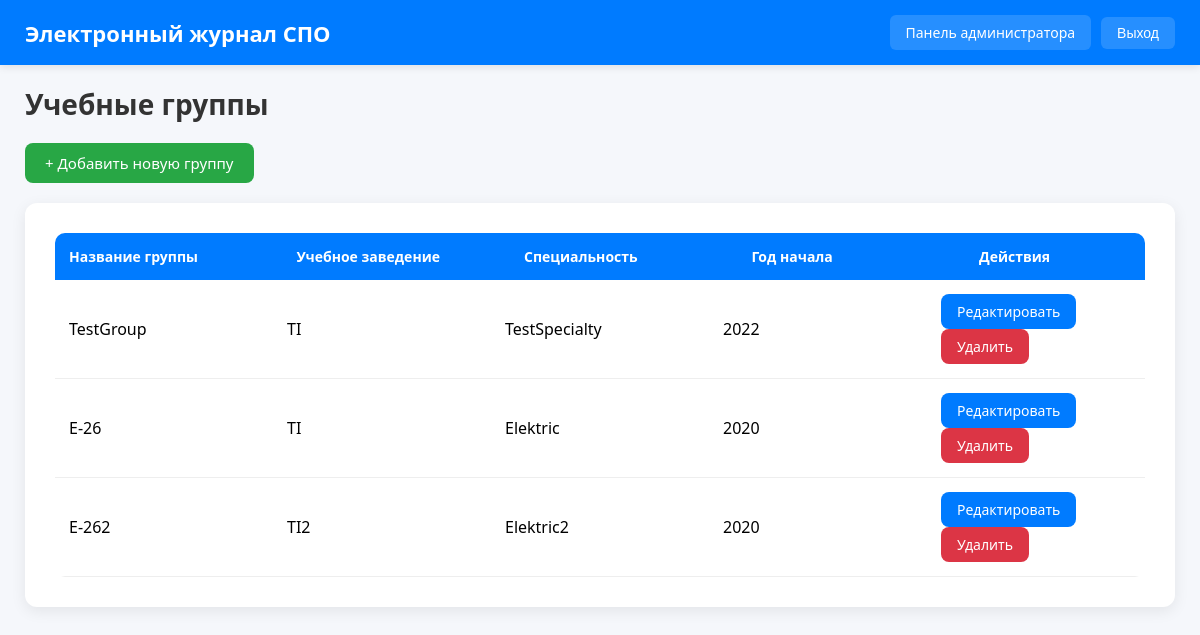
/admin-panel/groups/ (signed in), run on the app's committed database.
### students/models.py (models this page shows, shortened)
class Group(models.Model):
    institution = models.ForeignKey(Institution, on_delete=models.CASCADE, related_name="groups", verbose_name="Учебное заведение")
    name = models.CharField(max_length=100, verbose_name="Название группы")
    specialty = models.CharField(max_length=200, verbose_name="Специальность")
    start_year = models.IntegerField(verbose_name="Год начала обучения")
    is_active = models.BooleanField(default=True, verbose_name="Активна")
    class Meta:
        verbose_name = "Группа"
        verbose_name_plural = "Группы"

class Institution(models.Model):
    name = models.CharField(max_length=200, verbose_name="Полное название учебного заведения")
    short_name = models.CharField(max_length=100, verbose_name="Короткое название")
    address = models.TextField(blank=True, verbose_name="Адрес")
    director = models.CharField(max_length=150, blank=True, verbose_name="Директор")
    class Meta:
        verbose_name = "Учебное заведение"
        verbose_name_plural = "Учебные заведения"

### journal/views.py (the view)
# urls.py: path('admin-panel/groups/', group_list, name='group_list'),
@login_required
def group_list(request):
    if not (request.user.is_superuser or request.user.is_staff):
        return redirect('login')
    if request.user.is_superuser:
        groups = Group.objects.select_related('institution').all()
    else:
        teacher = Teacher.objects.get(user=request.user)
        groups = Group.objects.filter(institution=teacher.institution).select_related('institution')
    context = {'groups': groups}
    return render(request, 'journal/group_list.html', context)

### templates/journal/group_list.html (shortened to what this page needs)
{% extends 'base.html' %}
{% block content %}
<div>
    <h1>Учебные группы</h1>
    <a href="{% url 'group_create' %}" class="btn btn-green" style="margin-bottom:20px;">+ Добавить новую группу</a>
    <div class="card">
    <table class="table">
        <thead>
            <tr>
                <th>Название группы</th>
                <th>Учебное заведение</th>
                <th>Специальность</th>
                <th>Год начала</th>
                <th style="width:180px;">Действия</th>
            </tr>
        </thead>
        <tbody>
            {% for group in groups %}
            <tr>
                <td>{{ group.name }}</td>
                <td>{{ group.institution.short_name }}</td>
                <td>{{ group.specialty }}</td>
                <td>{{ group.start_year }}</td>
                <td>
                    <a href="/admin/students/group/{{ group.id }}/change/" class="btn" style="background:#007bff; padding:8px 16px; font-size:14px;">Редактировать</a>
                    <a href="/admin/students/group/{{ group.id }}/delete/" class="btn" style="background:#dc3545; padding:8px 16px; font-size:14px;">Удалить</a>
                </td>
            </tr>
            {% empty %}
            <tr><td colspan="5" style="padding:20px; text-align:center;">Групп пока нет</td></tr>
            {% endfor %}
        </tbody>
    </table>
    </div>
</div>
{% endblock %}

### templates/base.html (shortened to what this page needs)
<!DOCTYPE html>
<html lang="ru">
<head>
</head>
<body>
<header>
    <h1 onclick="window.location.href='/'" class="h1-head">Электронный журнал СПО</h1>
    <nav>
        {% if request.user.is_authenticated %}
            {% if request.path|slice:':9' == '/teacher/' or request.path|slice:':8' == '/lesson/' %}
                <a href="/teacher/">Мои занятия</a>
            {% elif request.path|slice:':13' == '/admin-panel/' %}
                <a href="/admin-panel/">Панель администратора</a>
            {% elif request.path|slice:':9' == '/student/' %}
                <a href="/student/">Мои оценки</a>
            {% endif %}
            <form method="post" action="/accounts/logout/" style="display:inline;">
                <button type="submit">Выход</button>
            </form>
        {% endif %}
    </nav>
</header>
<div class="container">
    {% block content %}{% endblock %}
</div>
</body>
</html>

### templates/base.html (style rules this page uses)
* { margin: 0; padding: 0; box-sizing: border-box; }
body { font-family: 'Segoe UI', Arial, sans-serif; margin: 0; background: #f5f7fb; }
header { background: #007bff; color: white; padding: 15px 25px; display: flex; justify-content: space-between; align-items: center; box-shadow: 0 2px 8px rgba(0,0,0,0.1); }
header h1 { margin: 0; font-size: 22px; cursor: pointer; font-weight: 600; }
nav { display: flex; align-items: center; gap: 10px; }
nav a, nav button { color: white; text-decoration: none; background: rgba(255,255,255,0.15); border: none; font-size: 14px; cursor: pointer; padding: 8px 16px; border-radius: 6px; transition: all 0.2s; font-weight: 500; }
.container { max-width: 100%; margin: 0; padding: 20px 25px; }
.btn { display: inline-block; padding: 10px 20px; background: #007bff; color: white; text-decoration: none; border-radius: 8px; font-size: 15px; transition: 0.2s; border: none; cursor: pointer; }
.btn-green { display: inline-block; padding: 10px 20px; background: #28a745; color: white; text-decoration: none; border-radius: 8px; font-size: 15px; transition: 0.2s; border: none; cursor: pointer; }
.card { background: white; padding: 30px; border-radius: 12px; box-shadow: 0 4px 15px rgba(0,0,0,0.08); width: 100%; }
.table { width: 100%; border-collapse: collapse; background: white; border-radius: 10px; overflow-x: auto; display: block; }
.table thead, .table tbody { display: table; width: 100%; table-layout: fixed; }
.table th { background: #007bff; color: white; padding: 14px; text-align: left; font-weight: 600; font-size: 14px; }
.table td { padding: 14px; border-bottom: 1px solid #eee; }
h1 { font-size: 28px; margin-bottom: 20px; color: #333; }
.h1-head { margin: 0; font-size: 22px; cursor: pointer; font-weight: 600; color: white; }

### data on the page
Group: name "TestGroup", institution.short_name "TI", specialty "TestSpecialty", start_year "2022"
Group: name "E-26", institution.short_name "TI", specialty "Elektric", start_year "2020"
Group: name "E-262", institution.short_name "TI2", specialty "Elektric2", start_year "2020"
